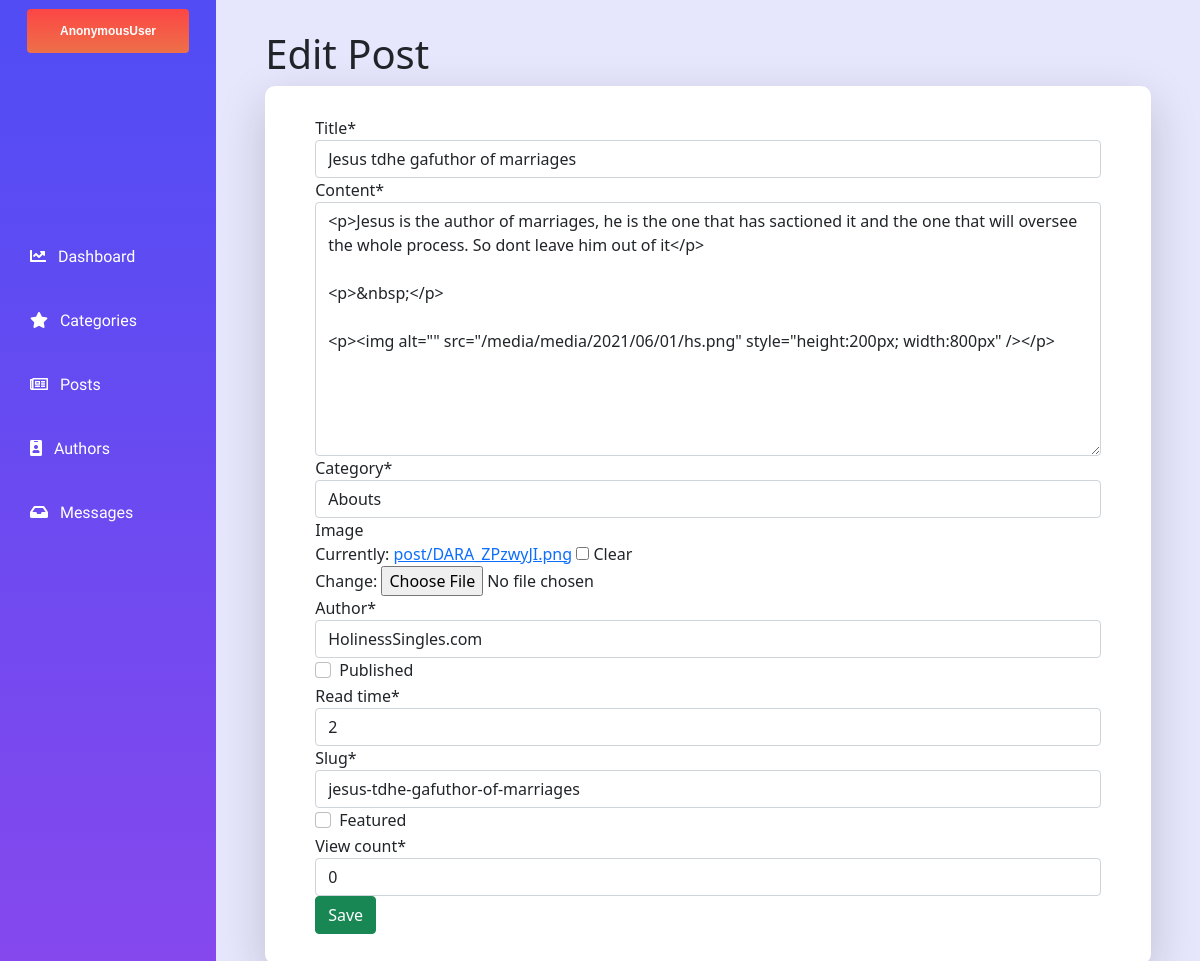
Before: /dashboard/PostEdit/abouts/jesus-tdhe-gafuthor-of-marriages/ with the older database file.
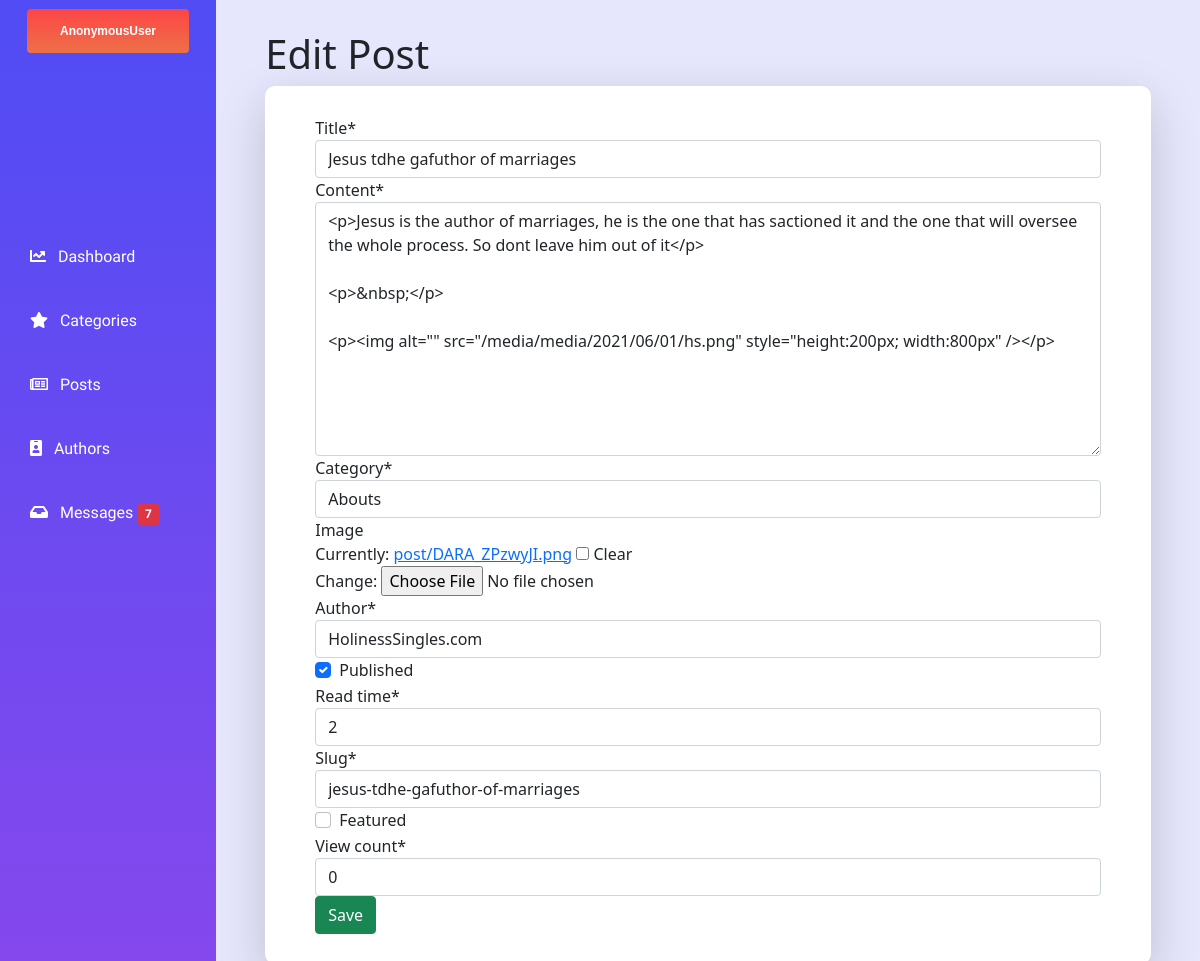
After: the same page with the newer database file.
### website/models.py (models this page shows, shortened)
class Post(models.Model):
    title = models.CharField(max_length=250, unique=True)
    content = RichTextUploadingField()
    category = models.ForeignKey(Category, on_delete=models.CASCADE)
    image = models.ImageField(upload_to='post', blank=True, null=True)
    author = models.ForeignKey(settings.AUTH_USER_MODEL, on_delete=models.CASCADE)
    published = models.BooleanField(default=False)
    created = models.DateTimeField(auto_now_add=True, blank=True, null=True)
    updated = models.DateTimeField(auto_now=True, blank=True, null=True)
    read_time = models.IntegerField()
    slug = models.SlugField(null=True,unique=True)
    featured = models.BooleanField(default=False)
    view_count = models.IntegerField(default=0)
    class Meta:
        ordering = ('title',)
        verbose_name = 'post'
        verbose_name_plural = 'posts'

### dashboard/views.py (the view)
# urls.py: path('PostEdit/<slug:category_slug>/<slug:post_slug>/', views.editPost, name='editPost'),
def editPost(request, category_slug, post_slug):
    editPost = Post.objects.get(category__slug=category_slug, slug=post_slug)
    form = PostForm(request.POST or None, request.FILES or None, instance = editPost)
    if form.is_valid():
        form.save()
        return HttpResponseRedirect(reverse('dashboard:posts'))
    context = {'form':form}
    return render(request, 'dashboard/posts_edit.html', context )

### contact/forms.py
class MessageForm(ModelForm):
    class Meta:
        model = Messages
        fields = ['name', 'email', 'body']

### website/forms.py
class PostForm(ModelForm):
    class Meta:
        model = Post
        fields = '__all__'

### website/context_processors.py (called while the page is built)
def whatWeDo(request):
    whatWeDo = Post.objects.filter(category = 8)
    return dict(whatWeDo=whatWeDo)

def menu(request):
    links = Category.objects.filter(navbar = True)
    return dict(links=links)

def post_menu(request):
    post_list = Post.objects.filter(published = True)
    return dict(post_list=post_list)

def message_count(request):
    message_countAll = Messages.objects.filter(read=False)
    message_count = message_countAll.count()
    return dict(message_count=message_count)

def contact_form(request):
    formMessage = MessageForm()
    context = {
        'formMessage':formMessage
    }
    return context

### website/models.py (called while the page is built)
    def __str__(self):
        return self.name

### dashboard/templates/dashboard/posts_edit.html (shortened to what this page needs)
{% extends "baseManager.html" %}
{% load static %}
{% load crispy_forms_tags %}
{% block content%}
<link rel="stylesheet" href="{% static 'css/category.css' %}" />
  <div class="content mobileContainer">
    <div style="width: 90%;" class="tableHeaderContainer">
      <div class="postSection">
        <h1 class="postSectionItem">Edit Post</h1>
      </div>
    </div>
<div style="border-radius: 10px;" class="tableConatiner  shadow-lg">
    <form style="width: 100%;" class="formContainer" action="" method="post" enctype="multipart/form-data">
        {{ form | crispy }}
        <button class="btn btn-success" type="submit">Save</button>
    </form>
</div>
</div>
    {% endblock content %}

Changed rows visible on the page:
changed Post "Jesus tdhe gafuthor of marriages": published "☐" → "☑"
Other visible differences:
{{ message_count }}: (not shown) → "7"
